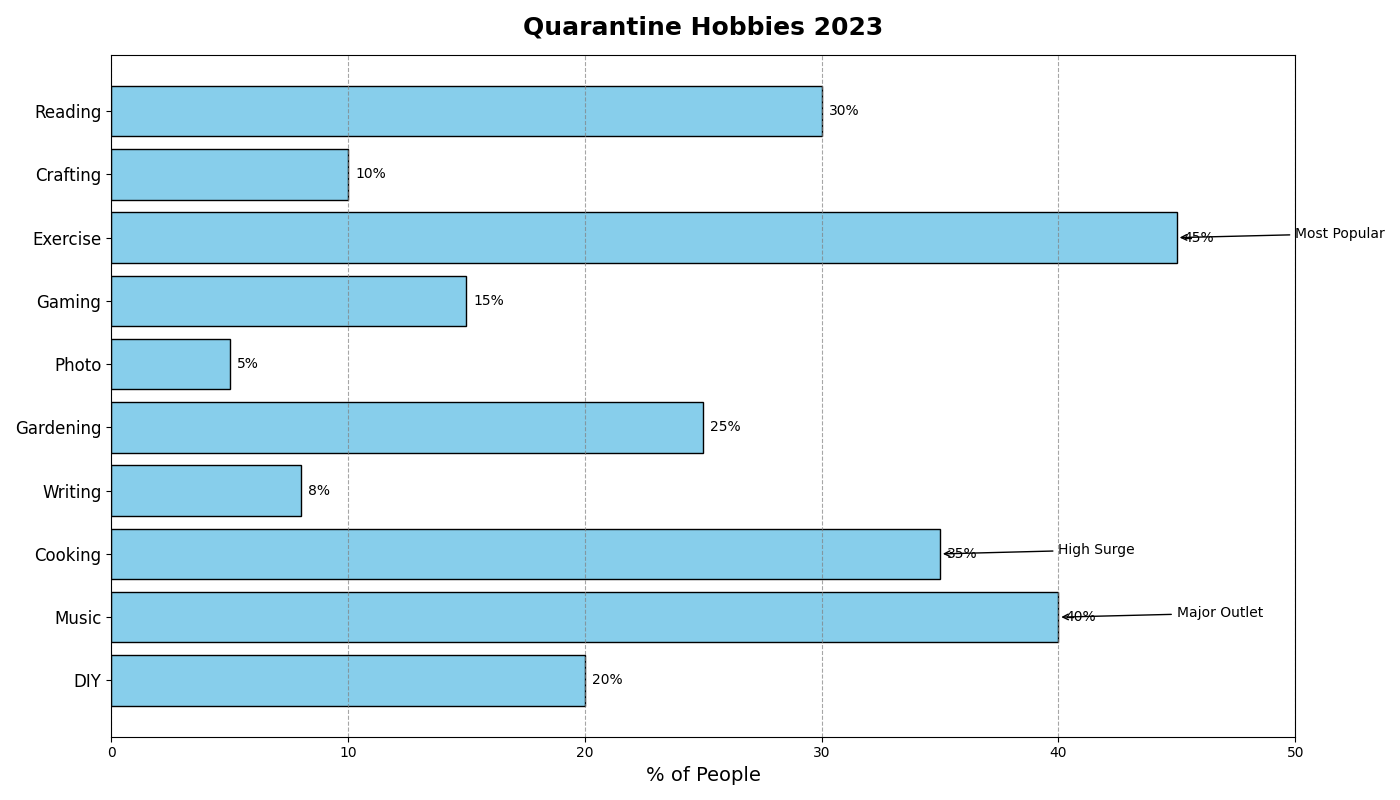

The script that drew this image:
import matplotlib.pyplot as plt
import numpy as np

hobbies = [
    "DIY", 
    "Music", 
    "Cooking", 
    "Writing", 
    "Gardening", 
    "Photo", 
    "Gaming", 
    "Exercise", 
    "Crafting", 
    "Reading"
]

percentages = [20, 40, 35, 8, 25, 5, 15, 45, 10, 30]

fig, ax = plt.subplots(figsize=(14, 8))
bars = ax.barh(hobbies, percentages, color='skyblue', edgecolor='black')
ax.bar_label(bars, fmt='%.0f%%', padding=5, fontsize=10)

ax.set_title("Quarantine Hobbies 2023", fontsize=18, fontweight='bold', pad=15)
ax.set_xlabel("% of People", fontsize=14)
ax.set_xlim(0, 50)
ax.set_yticklabels(hobbies, rotation=0, fontsize=12)

ax.set_yticks(range(len(hobbies)))
ax.xaxis.grid(True, linestyle='--', color='grey', alpha=0.7)

annotations = [
    ("Most Popular", 45),
    ("High Surge", 35),
    ("Major Outlet", 40)
]

for annotation, value in annotations:
    index = percentages.index(value)
    ax.annotate(annotation, xy=(value, index), 
                xytext=(value + 5, index),
                arrowprops=dict(arrowstyle="->", color='black'),
                fontsize=10, color='black')

plt.tight_layout()
plt.show()
